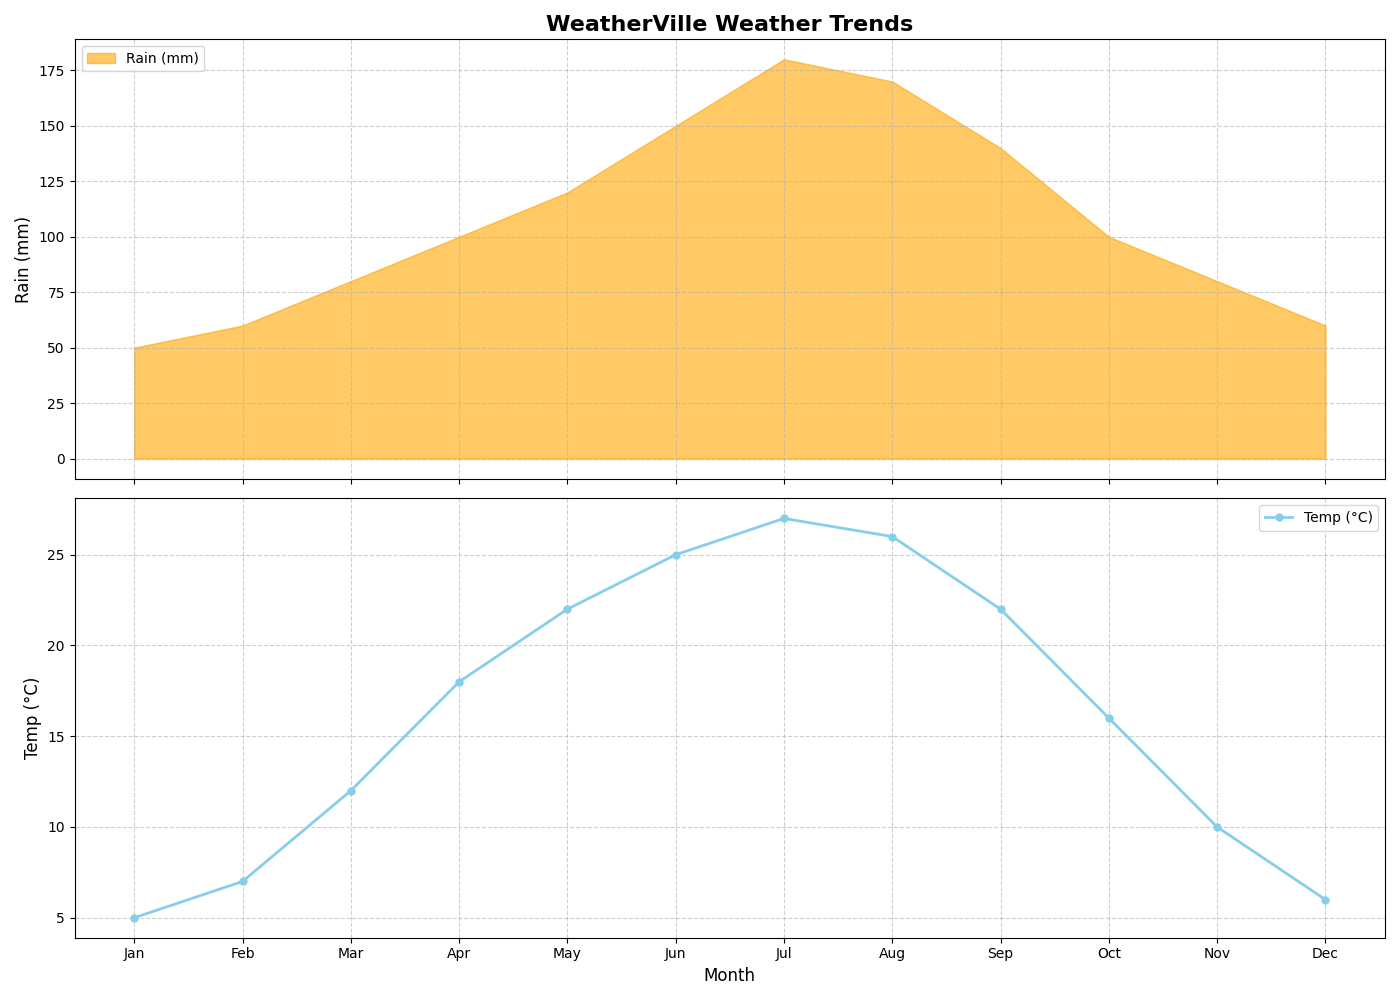

Python code for this plot:
import matplotlib.pyplot as plt
import numpy as np

months = np.array(['Jan', 'Feb', 'Mar', 'Apr', 'May', 'Jun', 'Jul', 'Aug', 'Sep', 'Oct', 'Nov', 'Dec'])
rainfall = [50, 60, 80, 100, 120, 150, 180, 170, 140, 100, 80, 60]
temperature = [5, 7, 12, 18, 22, 25, 27, 26, 22, 16, 10, 6]

fig, (ax1, ax2) = plt.subplots(2, 1, figsize=(14, 10), sharex=True)

ax1.fill_between(months, rainfall, color='orange', alpha=0.6, label='Rain (mm)')
ax1.set_ylabel('Rain (mm)', fontsize=12)
ax1.set_title('WeatherVille Weather Trends', fontsize=16, fontweight='bold')
ax1.legend(loc='upper left')
ax1.grid(True, which='both', linestyle='--', alpha=0.6)

ax2.plot(months, temperature, color='skyblue', marker='o', linestyle='-', linewidth=2, markersize=5, label='Temp (°C)')
ax2.set_xlabel('Month', fontsize=12)
ax2.set_ylabel('Temp (°C)', fontsize=12)
ax2.legend(loc='upper right')
ax2.grid(True, which='both', linestyle='--', alpha=0.6)

plt.tight_layout()
plt.show()
